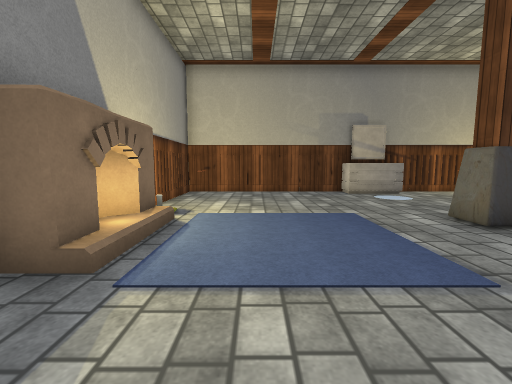
[1] (above)

20 first-person views from a walk through a 3-D level made in the Unity game engine. The camera is 1.2 m above the floor, tilts 6° down and sees 90° across. The floor is counted in squares, 1 m on a side. Each view is taken from the middle of a square. On the plan, view 1 faces up. The plan holds only what a view shows up to about 12 squares ahead; the rest is blank. The place goes on beyond the plan. The player character is not drawn. Some surface patterns are stand-ins.

[2]
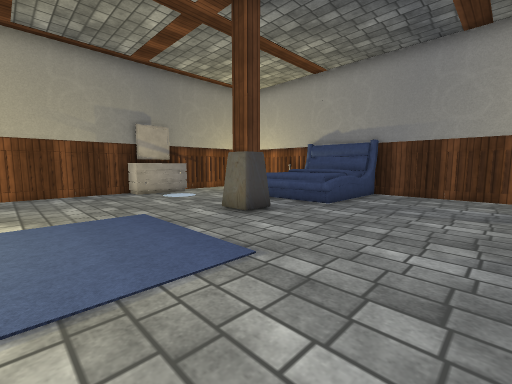

[3]
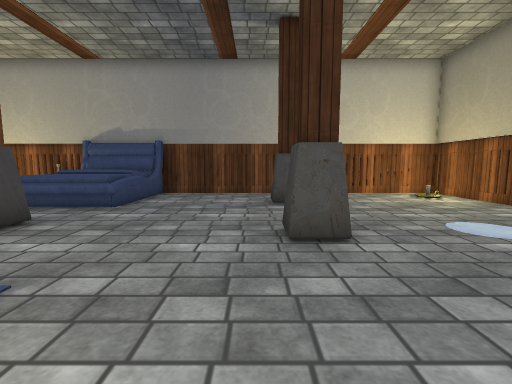

[4]
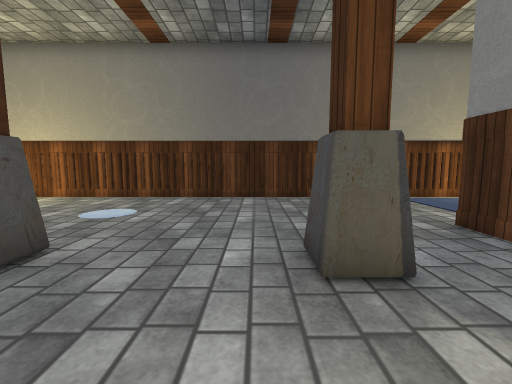

[5]
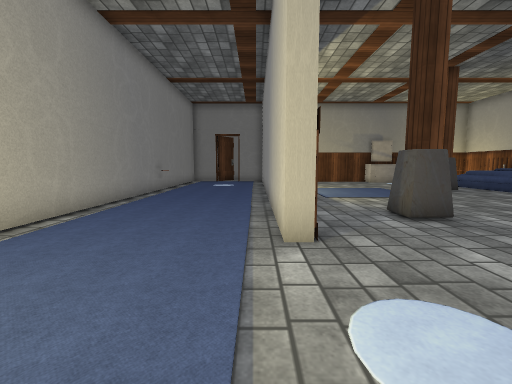

[6]
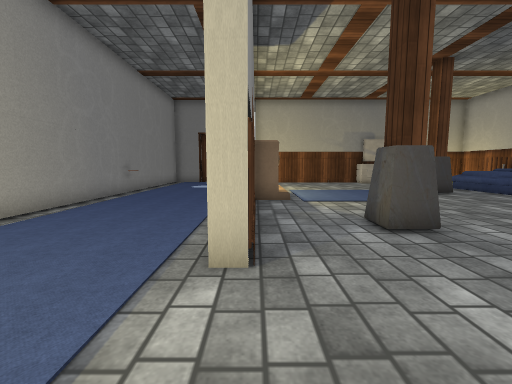

[7]
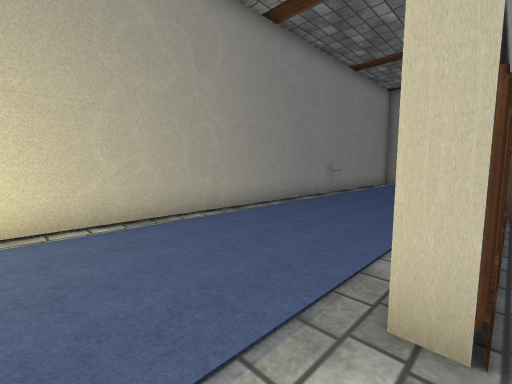

[8]
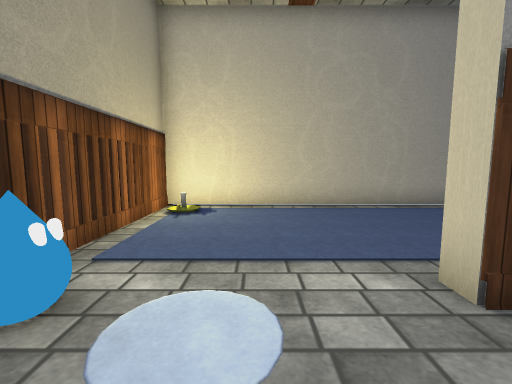

[9]
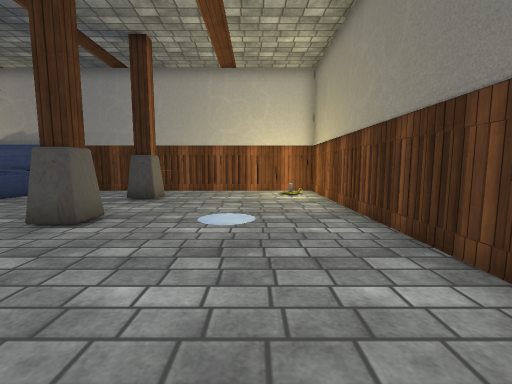

[10]
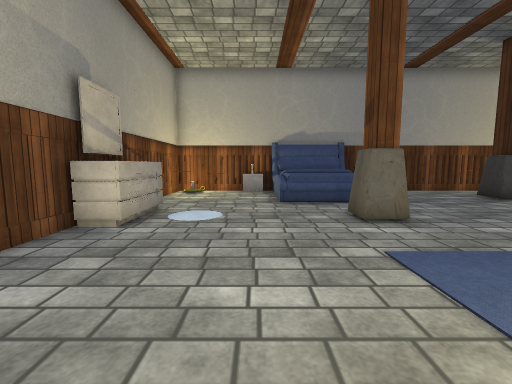

[11]
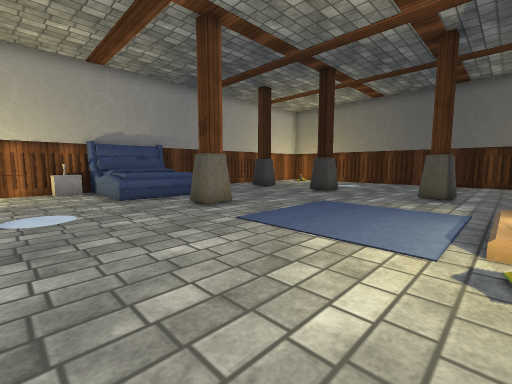

[12]
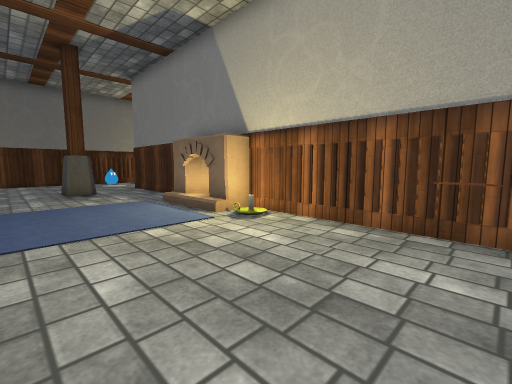

[13]
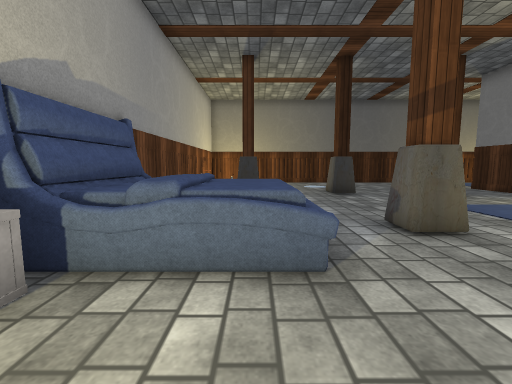

[14]
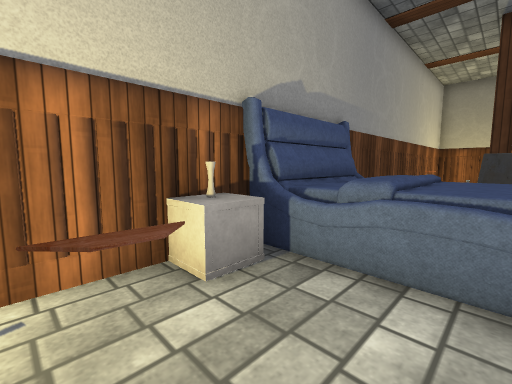

[15]
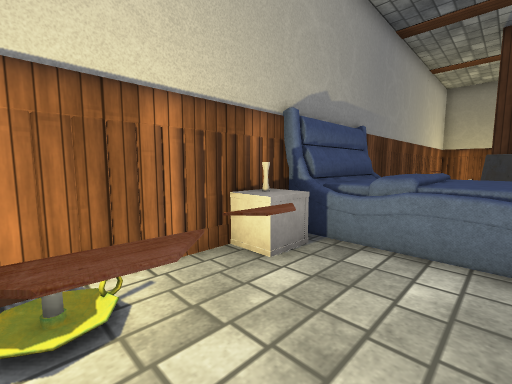

[16]
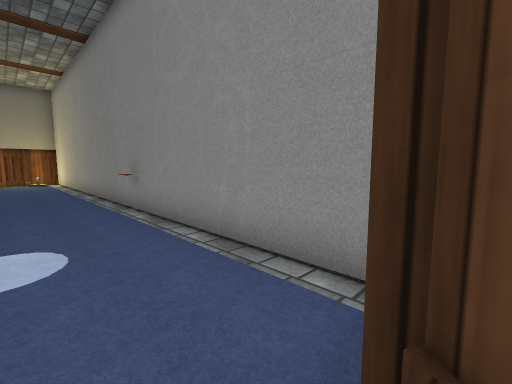

[17]
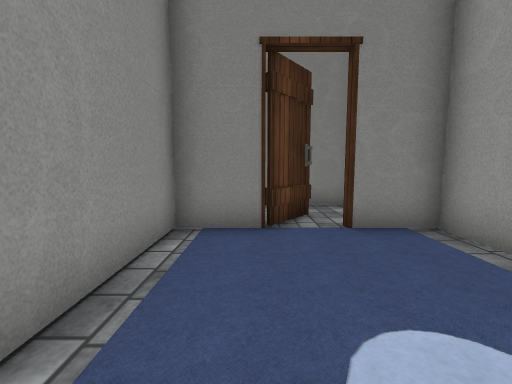

[18]
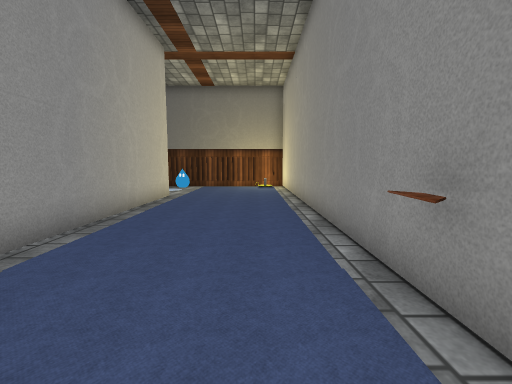

[19]
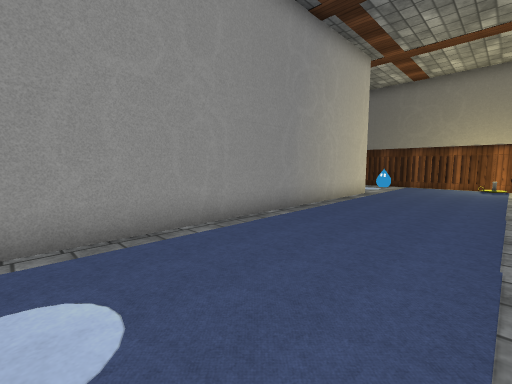

[20]
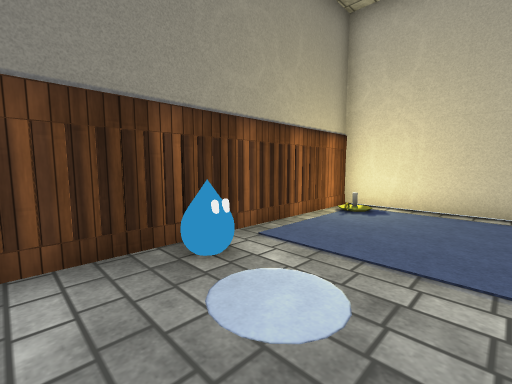

### Floor plan
Points are (right, up) in squares from view 1. A wall is a line through its corners. A room is listed if a view was taken in it or the views show most of it. See-through windows are left out.
Room 1 (views 1, 2, 3, 4, 5, 6, 7, 8, 9, 10, 11, 12, 13, 14, 15, 16, 17, 18, 19, 20)
walls: (0.3, -0.6) (0.3, -1.5); (0.1, -0.6) (0.1, -1.5) (-0.5, -1.5) (-0.5, -0.6) (0.1, -0.6); (4.1, -0.6) (4.7, -0.6) (4.7, -1.5) (4.1, -1.5) (4.1, -0.6); (-3.1, 2.8) (-3.1, -3.1) (-3.6, -3.1) (-3.6, 3.6); (4.4, 4.8) (4.4, 5.6); (3.9, -1.5) (3.9, -0.6); (4.6, 4.8) (4.6, 5.6) (5.1, 5.6) (5.1, 4.8) (4.6, 4.8); (5.2, 5.6) (5.2, 4.8); (-3.6, 5.5) (-3.6, 8.1); (7.9, -1.5) (7.9, -0.6); (8.8, -1.5) (8.1, -1.5) (8.1, -0.6) (8.9, -0.6); (-3.6, 10.4) (-3.6, 11.6) (-5.3, 11.6) (-5.3, 12.1); (11, 7) (11, 11.6) (-3.1, 11.6) (-3.1, 5.8); (-5.7, 13.1) (-6.9, 11.6) (-8.5, 11.6) (-8.5, -7.6) (11, -7.6) (11, 4.1)
ways out: gap at (9, -1)
objects: rug (-8, 5); other object (-3, -7); fireplace (-3, 3) to (-2, 5); other object (-2, 11); other object (4, 11) to (6, 11); other object (7, 4) to (10, 7); other object (9, 9) to (9, 10); other object (9, 11); other object (10, 8) to (10, 9)

Where each view was taken, in squares from view 1:
view 1: 0 up, 0 right, facing up
view 2: 0 up, 0 right, facing up-right
view 3: 0 up, 0 right, facing right
view 4: 2 up, 1 right, facing down
view 5: 7 down, 4 left, facing up
view 6: 6 down, 3 left, facing up
view 7: 5 down, 3 left, facing up-left
view 8: 5 down, 1 left, facing left
view 9: 5 down, 1 left, facing right
view 10: 8 up, 1 left, facing right
view 11: 10 up, 2 left, facing down-right
view 12: 11 up, 2 right, facing down-left
view 13: 10 up, 8 right, facing down
view 14: 10 up, 8 right, facing down-right
view 15: 11 up, 8 right, facing down-right
view 16: 12 up, 6 left, facing down-left
view 17: 7 up, 7 left, facing up
view 18: 7 up, 7 left, facing down
view 19: 8 up, 8 left, facing down-right
view 20: 4 down, 1 left, facing down-left
